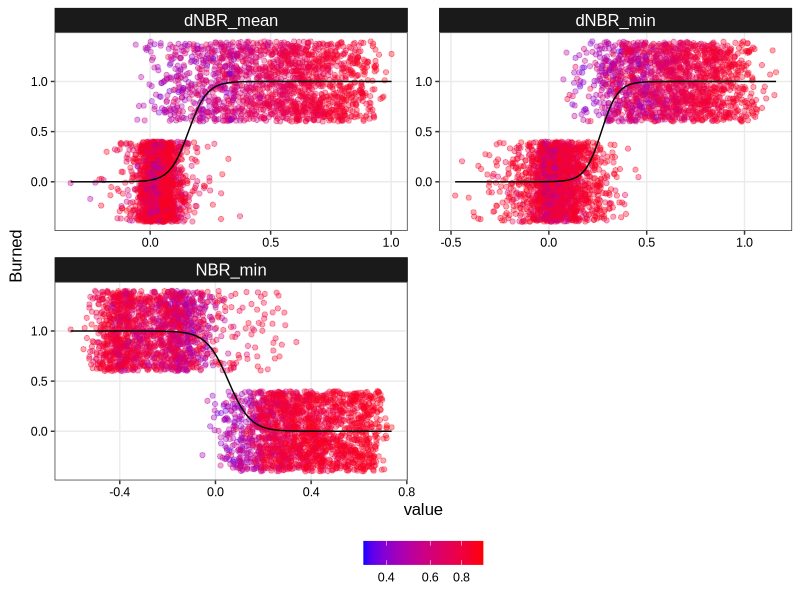
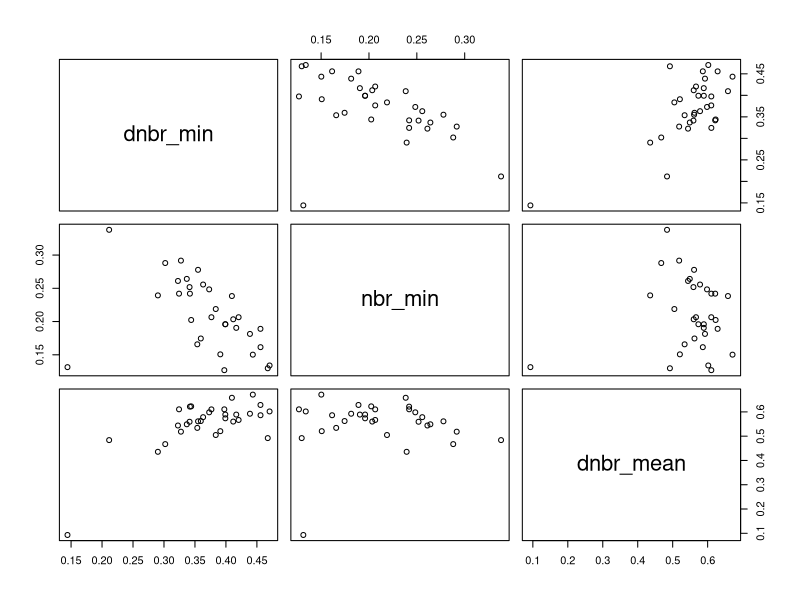
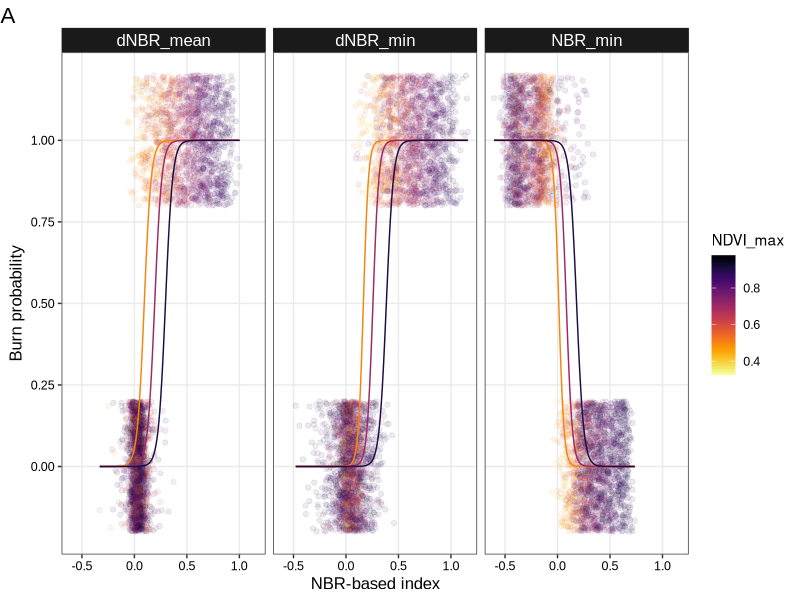
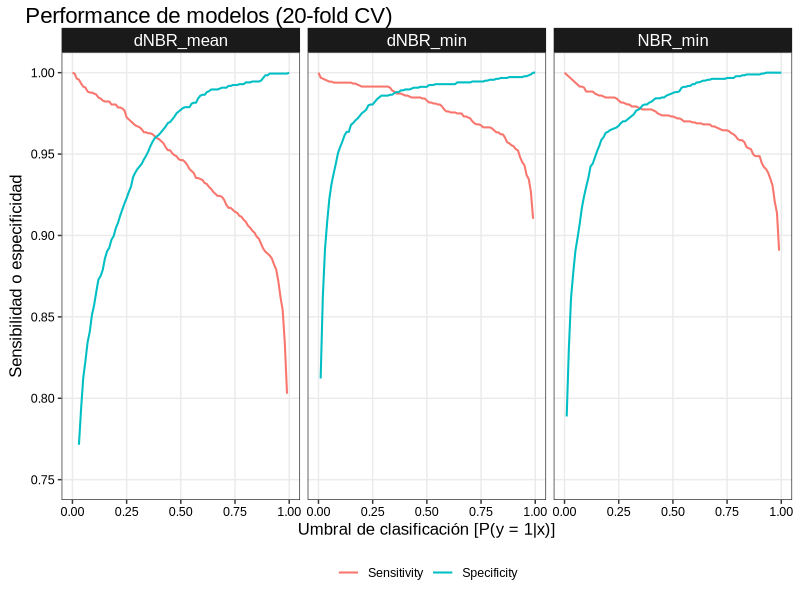
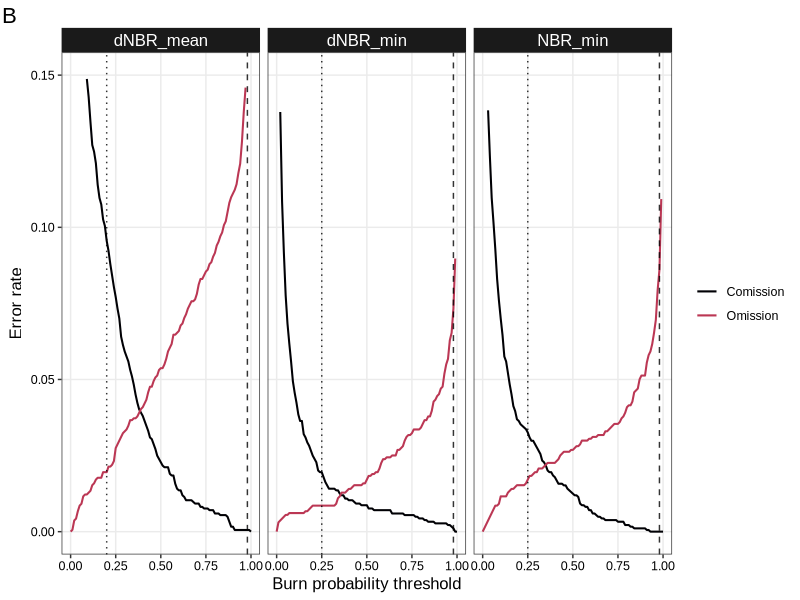
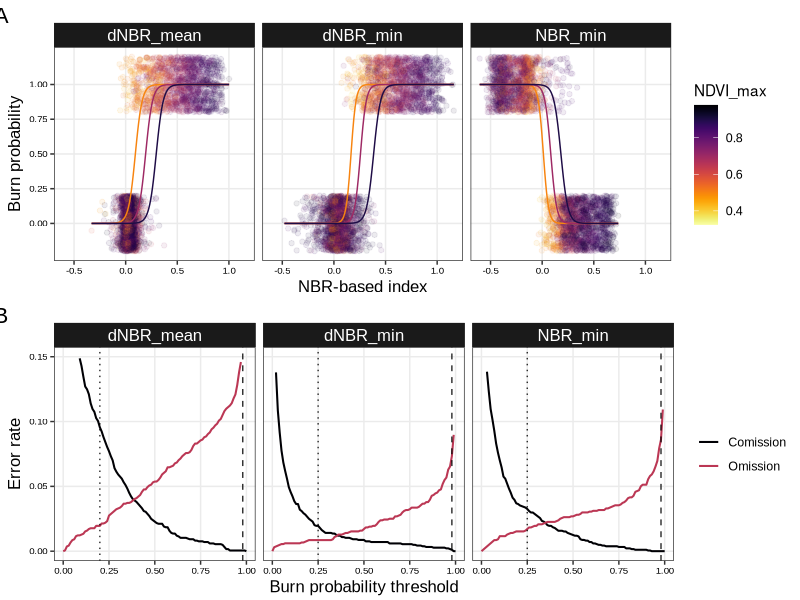
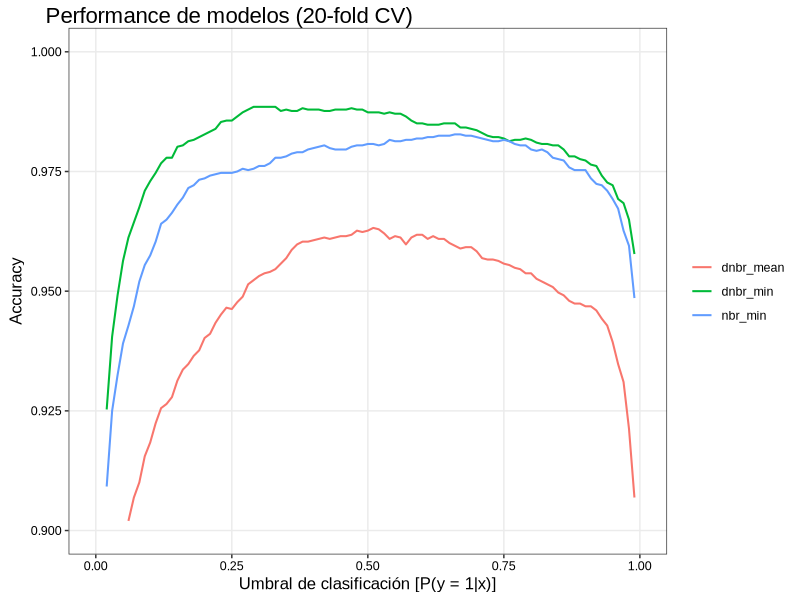
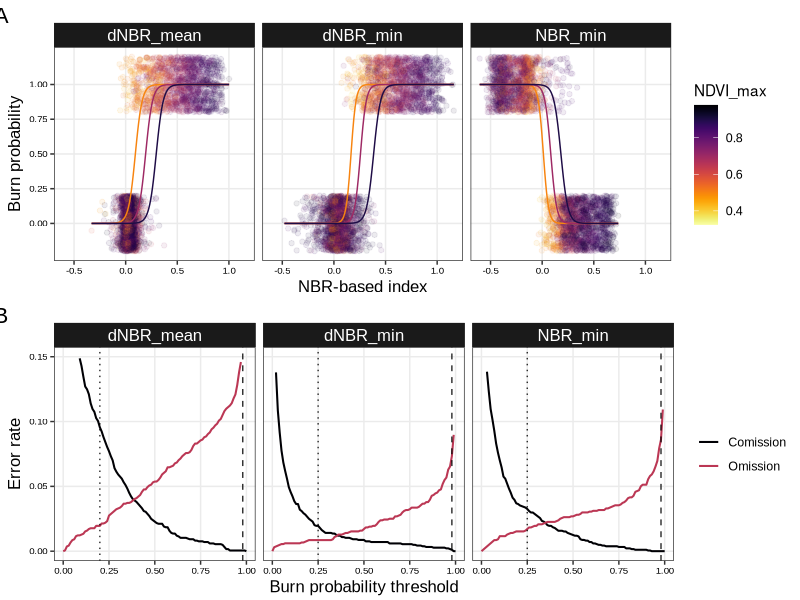

R code for these plots, in order:

# Script heredado de
# "/home/ivan/Insync/Burned area mapping/Long mapping approach/glms fit nbr_min - nbr_delta - dnbr.R"

# Acá edito, reduzco, traduzco y mejoro los plots para que vayan como material
# suplementario.

# Comments ----------------------------------------------------------------

# En este script ajustaré muchos glms a datos de NBR para predecir prob de quemado.
# En el script de GEE 'dNBR mapping 7 (SNIC p02)', en el que mapeaba solo con
# dNBR, hice la siguiente descripción:

# ----
# Mapeo de fuegos usando solo dNBR con algunos criterios para semillas

# Pasos:
#
#   1) Definir valores de dNBR con los que se estima una p(burn)
# >0.2 y >0.8, para definir semillas.
# bien ese unbral. Podria ser 0.9 tambien.
#
# p(burn) = 0.2 when dNBR = 0.1877488
# p(burn) = 0.5 when dNBR = 0.2917249
# p(burn) = 0.8 when dNBR = 0.3957009
#
# Del GLM que fue ajustado con todos los datos:
#   p(burn) = 1 / (1 + exp(-(-3.89 + 13.33 * dNBR)))
#
# 2) Mascara para burnt: p(burnt) >0.5.
# Tamben mascarear NDVI_max <0.35 para sacar altoandina y estepa.
#
# 3) Mascara para semilla:
#   p(burnt) >0.8 &
#   dNBR = max(dNBR en años vecinos) &
#     NDVI_max > 0.5 (para eliminar pastizales muy secos).
# ----

# Actualmente, la idea es la siguiente:

# Candidatos:
#   nbr_min bajo | dnbr alto
#   NDVI_max (all years) > 0.35

#   para cada índice puedo ajustar un modelo y definir una p(burn) baja
#   como umbral. La idea sería que los candidatos tenga alta sensibilidad,
#   a costa de un alto error de comisión (baja especificidad).

#   NOTA sobre dNBR: este índice trae problemas para detectar el año de quemado
#   cuando el fuego ocurre muy al principio o al final de la temporada.
#   Aún peor es si hay dos fuegos así muy cerca (problema de Alerces).
#   Si con semillas de años focales seguimos teniendo ese problema, podemos
#   considerar como válidos solo los dNBR que tengan una alta señal de quemado en
#   el año focal en un radio de 500 m aprox.
#   Pero primero probaría sin esa restricción.
#   OJO, porque sin esa restricción quizás haya que poner un umbral de dNBR no
#   tan permisivo

# Semillas

#   con dNBR tuve el siguiente criterio:
#   p(dNBR_burned) > 0.8,
#   dNBR = máximo de años vecinos
#   NDVI_max (de todos los años) > 0.5  saca pastizales secos y altoandinas

#   Con NBR:
#
#   p(NBR_min burned) > umbral alto
#   p(NBR_delta burned) > umbral alto
#
#   Estos umbrales podrían ser la menor p que lleva el error de omisión a 0.01



# Datos, paquetes y funciones ---------------------------------------------

library(arm)
library(tidyverse); theme_set(theme_bw())
library(caret)
library(plyr)
library(viridis)
library(ggpubr)
library(gridExtra)

train <- read.csv("pixel_classification_training_data.csv")
names_to_change <- which(colnames(train) %in% c("nbr_delta", "nbr_min", "dnbr"))
colnames(train)[names_to_change] # "dnbr"      "nbr_delta" "nbr_min"
colnames(train)[names_to_change] <- c("dnbr_mean", "dnbr_min", "nbr_min")

# elimino un errorcito muy evidente
errorcito <- with(train, which(nbr_min < -0.2 & Burned == 0))
train <- train[-errorcito, ]

# custom ggplot theme -----------------------------------------------------

# from https://rpubs.com/mclaire19/ggplot2-custom-themes

theme_mine <- function() {
  font <- "Arial"   #assign font family up front
  marg <- 2 # figure margin in mm

  theme_bw() %+replace%    #replace elements we want to change

    theme(

      #grid elements
      #panel.grid.major = element_blank(),    #strip major gridlines
      panel.grid.minor = element_blank(),    #strip minor gridlines
      #axis.ticks = element_blank(),          #strip axis ticks

      #text elements
      plot.title = element_text(             #title
        family = font,            #set font family
        size = 16,                #set font size
        #face = 'bold',            #bold typeface
        hjust = -0.1,                #left align
        vjust = 1),

      # plot.subtitle = element_text(          #subtitle
      #   family = font,            #font family
      #   size = 14),               #font size

      axis.title = element_text(             #axis titles
        family = font,            #font family
        size = 12),

      # para separar el eje y de los nros
      axis.title.y = element_text(
        margin = margin(t = 0, r = 2, b = 0, l = 0, "mm"),
        angle = 90),

      axis.text = element_text(              #axis text
        family = font,            #axis family
        size = 9),                #font size

      legend.title = element_blank(),
      legend.position = "bottom",
      legend.text = element_text(size = 9, family = font),

      strip.text = element_text(size = 12, family = font, color = "white"),
      strip.text.x = element_text(margin = margin(1.2,0,1.2,0, "mm")), # tamaño de la cajita
      strip.text.y = element_text(margin = margin(0,1.2,0,1.2, "mm")),
      strip.background = element_rect(fill = "gray10", color = "gray10"),

      plot.margin = unit(c(marg, marg, marg, marg), "mm")
    )
}

theme_set(theme_mine())


# Exploration -------------------------------------------------------------

# vars que quiero mirar:
# names(cho)
# antes se llamaban así: c("nbr_delta", "nbr_min", "dnbr")
pred_names <- c("dnbr_min", "nbr_min", "dnbr_mean")

train_long <- pivot_longer(train, which(names(train) %in% pred_names),
                           names_to = "variable",
                           values_to = "value")
train_long$variable <- revalue(train_long$variable,
                               c("nbr_min" = "NBR_min",
                                 "dnbr_min" = "dNBR_min",
                                 "dnbr_mean" = "dNBR_mean"))

ggplot(#train_long[train_long$Fire_ID == "Lolog_2002", ],
       train_long,
       aes(x = value, y = Burned, colour = ndvi_max)) +
  geom_jitter(alpha = 0.35) +
  facet_wrap(vars(variable), nrow = 2, scales = "free") +
  geom_smooth(data = train_long,
              mapping = aes(x = value, y = Burned, colour = "black"),
              color = "black", size = 0.5,
              method = "glm",
              method.args = list(family = "binomial"),
              se = FALSE) +
  scale_color_gradient(low = "blue", high = "red", trans = "log")
# en Lolog 2002 hay varios quemados con NBR muy alto. Eso podría ser por falta
# de imágenes?

ss <- subset(train, subset = Fire_ID == "Lolog_2002" & Burned == 1 & nbr_min > 0.1)
pairs(ss[, pred_names])
# muestra un patrón razonable, no da para sacarlos.

# Modelos de nbr(s) * ndvi ---------------------------------------------------

m_min <- glm(Burned ~ nbr_min * ndvi_max, data = train, family = "binomial")
m_delta <- glm(Burned ~ dnbr_min * ndvi_max, data = train, family = "binomial")
m_dnbr <- glm(Burned ~ dnbr_mean * ndvi_max, data = train, family = "binomial")

nrep = 150
p_min <- expand.grid(
  nbr_min = seq(min(train$nbr_min), max(train$nbr_min), length = nrep),
  ndvi_max = c(0.5, 0.7, 0.9)
)

p_delta <- expand.grid(
  dnbr_min = seq(min(train$dnbr_min), max(train$dnbr_min), length = nrep),
  ndvi_max = c(0.5, 0.7, 0.9)
)

p_dnbr <- expand.grid(
  dnbr_mean = seq(min(train$dnbr_mean), max(train$dnbr_mean), length = nrep),
  ndvi_max = c(0.5, 0.7, 0.9)
)

p_min$p <- predict(m_min, p_min, type = "response")
p_delta$p <- predict(m_delta, p_delta, type = "response")
p_dnbr$p <- predict(m_dnbr, p_dnbr, type = "response")

names(p_min)[1] <- names(p_delta)[1] <- names(p_dnbr)[1] <- "x"

p_all <- rbind(p_min, p_delta, p_dnbr)
p_all$variable <- rep(c("NBR_min", "dNBR_min", "dNBR_mean"), each = nrow(p_min))

plot1 <-
ggplot(train_long, aes(x = value, y = Burned, colour = ndvi_max)) +
  geom_jitter(alpha = 0.08, height = 0.2) +
  #scale_color_gradient(low = "blue", high = "red") +
  geom_line(data = p_all, mapping = aes(x = x, y = p,
                                        group = as.factor(ndvi_max))) +
  facet_wrap(vars(variable), nrow = 1) +
  scale_colour_viridis(direction = -1, option = "B") +
  xlab("NBR-based index") +
  ylab("Burn probability") +
  labs(colour = "NDVI_max") +
  theme(legend.position = "right",
        legend.title = element_text()) +
  scale_y_continuous(breaks = seq(0, 1, by = 0.25)) +
  ggtitle("A")
plot1

# kesigue? ----------------------------------------------------------------

# Evaluar sensibilidad y especificidad en función de umbrales de probabilidad
# para cada modelo. 30 fold CV.
# nrow(train) / 20

k <- 20
set.seed(1)
fold_id <- rep(1:k, length.out = nrow(train)) %>%
  sample(size = nrow(train), replace = FALSE)

# Función para evaluar sens-spec en función del umbral
cutss <- function(cutoff, prediction, y_fac) {
  cutoff <- cutoff
  classif <- (prediction > cutoff) %>% as.numeric() %>% factor(levels = c(0, 1))
  ss <- confusionMatrix(classif, y_fac, mode = "sens_spec", positive = "1") %$%
    byClass %>% '['(1:2)
  return(ss)
}

cut_acc <- function(cutoff, prediction, y_fac) {
  cutoff <- cutoff
  classif <- (prediction > cutoff) %>% as.numeric() %>% factor(levels = c(0, 1))
  ss <- confusionMatrix(classif, y_fac, mode = "sens_spec", positive = "1") %$%
    overall %>% '['(1)
  return(ss)
}


# Tabla con probabilidades predichas a partir de modelos ajustados sin las filas
# de interés

ptable <- data.frame(
  nbr_min = numeric(nrow(train)),
  dnbr_min = numeric(nrow(train)),
  dnbr_mean = numeric(nrow(train))
)

sapply(1:k, function(i) {
  #i = 1
  print(i)

  train_set = train[fold_id != i, ]
  test_set = train[fold_id == i, ]

  m_min_cv <- glm(Burned ~ nbr_min * ndvi_max, data = train_set,
                  family = "binomial")
  m_delta_cv <- glm(Burned ~ dnbr_min * ndvi_max, data = train_set,
                    family = "binomial")
  m_dnbr_cv <- glm(Burned ~ dnbr_mean * ndvi_max, data = train_set,
                   family = "binomial")

  ptable[fold_id == i, 'nbr_min'] <<- predict(m_min_cv, test_set, type = "response")
  ptable[fold_id == i, 'dnbr_min'] <<- predict(m_delta_cv, test_set, type = "response")
  ptable[fold_id == i, 'dnbr_mean'] <<- predict(m_dnbr_cv, test_set, type = "response")

}) %>% invisible

ptable$y_fac <- train$Burned %>% as.character %>% factor(levels = c("0", "1"))
# summary(ptable)


# Curva sens-spec para todos los modelos

cut_seq <- seq(0, 1, length.out = 101)

senspec <- sapply(1:3, function(m) {
  #m = 1
  sstable <- sapply(cut_seq, cutss, prediction = ptable[, m],
                    y_fac = ptable$y_fac, simplify = "array") %>% t()
  return(sstable)
}, simplify = FALSE)

str(senspec)

senspec <- do.call('rbind', senspec) %>% as.data.frame
senspec$model <- rep(names(ptable)[1:3], each = length(cut_seq))
senspec$model <- revalue(senspec$model,
                         c("nbr_min" = "NBR_min",
                           "dnbr_min" = "dNBR_min",
                           "dnbr_mean" = "dNBR_mean"))

senspec$threshold <- rep(cut_seq, 3)

senspec_long <- pivot_longer(senspec, 1:2, names_to = "performance",
                             values_to = "senspec")

senspec_long$error_value <- 1 - senspec_long$senspec
senspec_long$error_name <- revalue(senspec_long$performance, c("Sensitivity" = "Omission",
                                      "Specificity" = "Comission"))

# sens - spec
ggplot(senspec_long, aes(x = threshold, y = senspec, colour = performance)) +
  geom_line(size = 0.7) +
  ylim(0.750, 1) + facet_wrap(vars(model), nrow = 1) +
  ggtitle("Performance de modelos (20-fold CV)") +
  ylab("Sensibilidad o especificidad") +
  xlab("Umbral de clasificación [P(y = 1|x)]") +
  theme(legend.position = "bottom") + labs(colour = NULL)

# com - om
cand_lines <- data.frame(threshold = c(0.20, 0.25, 0.25),
                         model = c("dNBR_mean", "dNBR_min", "NBR_min"))


plot2 <-
ggplot(senspec_long, aes(x = threshold, y = error_value, colour = error_name)) +
  geom_line(size = 0.7) +
  ylim(0, 0.15) +
  facet_wrap(vars(model), nrow = 1) +
  ggtitle("B") +
  ylab("Error rate") +
  xlab("Burn probability threshold") +
  theme(legend.position = "right",
        panel.grid.minor = element_blank()) +
  scale_color_viridis(discrete = TRUE, option = "B", end = 0.5) +
  labs(colour = NULL) +
  geom_vline(data = cand_lines,
             mapping = aes(xintercept = threshold),
             linetype = 3, alpha = 0.8, size = 0.5) +
  geom_vline(xintercept = 0.98, linetype = 2, alpha = 0.8,
             size = 0.5)

plot2

# Save plots --------------------------------------------------------------

marg <- 2
ggarrange(plot1 +
            theme(plot.margin = unit(c(marg, marg + 4.5, marg, marg), "mm"),
                  axis.text = element_text(size = 7)),
          plot2 +
            theme(axis.text = element_text(size = 7)),
          nrow = 2)
ggsave("figures/S01) pixel level classication.jpeg",
       width = 16, height = 11, units = "cm", dpi = 300)





# Umbrales para semillas --------------------------------------------------

# Omisión y comisión en wide
senspec$Comission <- 1 - senspec$Specificity
senspec$Omission <- 1 - senspec$Sensitivity


# buscamos error de comisión muy bajo:
# menor o igual a 0.001 (redondeando)
senspec[senspec$Specificity >= 0.998 & senspec$model == "nbr_min", ]
senspec[senspec$Comission <= 0.0015 & senspec$model == "nbr_min", ]

# nbr_min: su mínima p es 0.84
#   especificidad = 0.9989142
#   sensibilidad = 0.9542125
#   comisión = 0.0010857763
senspec[senspec$Specificity >= 0.998 & senspec$model == "dnbr_min", ]
senspec[senspec$Comission <= 0.0015 & senspec$model == "dnbr_min", ]

# dnbr_min con p >= 0.98 tiene
#   especificidad = 0.9267399
#   sensibilidad = 0.9989142
#   comisión = 0.001085776

# semilla =
#   p_nbr_min >= 0.84 | p_dnbr_min >= 0.98


# seed para dnbr_mean en años en que hay pocas imagenes
# (en otros años no se usará como criterio de semilla)
senspec[round(senspec$Comission, 3) <= 0.001 & senspec$model == "dnbr_mean", ]
# dnbr_mean con p >= 0.91 tiene
#   especificidad = 0.9994571
#   sensibilidad = 0.8876679
#   comisión = 0.0005428882

# Umbrales para candidates ------------------------------------------------

# Buscamos sensibilidad muy alta
# Un criterio puede ser max(omisión) = 0.001
# O max(comision) <= 0.10

senspec[round(senspec$Comission, 2) <= 0.1 & senspec$model == "nbr_min", ]
# nbr_min: su mínima p es 0.06
#   especificidad =
#   sensibilidad =
#   comision = 0.1015200869
#   omisión =  0.007326007           chequear el patrón con
#                                    region growing

senspec[round(senspec$Comission, 2) <= 0.1 & senspec$model == "dnbr_min", ]
# dnbr_min con p >= 0.04 tiene
#   especificidad =
#   sensibilidad =
#   comisión =
#   Omisión =

senspec[round(senspec$Comission, 2) <= 0.1 & senspec$model == "dnbr_mean", ]
# dnbr_mean con p >= 0.18 tiene
#   especificidad = 0.8973941
#   sensibilidad = 0.980464
#   comisión = 0.1026059
#   Omisión = 0.01953602

# Si ponemos este umbral de dNBR para candidato, deberíamos restringirlo a que
# tenga alguna semilla en un radio de 500 m
# pensar más eso


# candidato =

#   {opción 1}
#     p_nbr_min >= 0.06 | p_dnbr_min >= 0.04 | p_dnbr >= 0.18

#   {opción 2}
#     p_nbr_min >= 0.06 | p_dnbr_min >= 0.04 |
#     [p_dnbr >= 0.18 & max(p_nbr_min) >= 0.06 en cierto radio]

# Curva de accuracy para todos los modelos ----------------------------------

accu <- sapply(1:3, function(m) {
  #m = 1
  accu_table <- sapply(cut_seq, cut_acc, prediction = ptable[, m],
                       y_fac = ptable$y_fac, simplify = "array") %>% t()
  return(accu_table)
}, simplify = T) %>% as.data.frame

str(accu)
names(accu) <- names(ptable)[1:3]
accu$threshold <- cut_seq

accu_long <- pivot_longer(accu, 1:3, names_to = "model",
                          values_to = "accuracy")

ggplot(accu_long, aes(x = threshold, y = accuracy, colour = model)) +
  geom_line(size = 0.7) +
  ylim(0.9, 1) +
  ggtitle("Performance de modelos (20-fold CV)") +
  ylab("Accuracy") +
  xlab("Umbral de clasificación [P(y = 1|x)]") +
  theme(legend.position = "right") + labs(colour = NULL)


# Son buenísimos. De hecho, es increíblemente bueno el dnbr_min.
# Pero ambos mucho mejores que el dnbr_mean.
# Aún así, dnbrsubió su accuracy agregando el NDVI (un 1 %)


# Coefs para copiar -------------------------------------------------------

coef(m_min)
coef(m_delta)
coef(m_dnbr)
